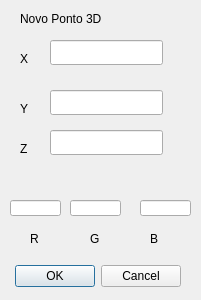
<?xml version="1.0" encoding="UTF-8"?>
<ui version="4.0">
 <class>Dialog</class>
 <widget class="QDialog" name="Dialog">
  <property name="geometry">
   <rect>
    <x>0</x>
    <y>0</y>
    <width>201</width>
    <height>300</height>
   </rect>
  </property>
  <property name="windowTitle">
   <string>Dialog</string>
  </property>
  <widget class="QDialogButtonBox" name="buttonBox">
   <property name="geometry">
    <rect>
     <x>10</x>
     <y>260</y>
     <width>171</width>
     <height>32</height>
    </rect>
   </property>
   <property name="orientation">
    <enum>Qt::Horizontal</enum>
   </property>
   <property name="standardButtons">
    <set>QDialogButtonBox::Cancel|QDialogButtonBox::Ok</set>
   </property>
  </widget>
  <widget class="QLabel" name="label_2">
   <property name="geometry">
    <rect>
     <x>20</x>
     <y>50</y>
     <width>16</width>
     <height>17</height>
    </rect>
   </property>
   <property name="text">
    <string>X</string>
   </property>
  </widget>
  <widget class="QLineEdit" name="gValue">
   <property name="geometry">
    <rect>
     <x>70</x>
     <y>200</y>
     <width>51</width>
     <height>16</height>
    </rect>
   </property>
  </widget>
  <widget class="QLabel" name="label_5">
   <property name="geometry">
    <rect>
     <x>90</x>
     <y>230</y>
     <width>21</width>
     <height>17</height>
    </rect>
   </property>
   <property name="text">
    <string>G</string>
   </property>
  </widget>
  <widget class="QLineEdit" name="xValue">
   <property name="geometry">
    <rect>
     <x>50</x>
     <y>40</y>
     <width>113</width>
     <height>25</height>
    </rect>
   </property>
  </widget>
  <widget class="QLabel" name="label">
   <property name="geometry">
    <rect>
     <x>20</x>
     <y>10</y>
     <width>91</width>
     <height>17</height>
    </rect>
   </property>
   <property name="text">
    <string>Novo Ponto 3D</string>
   </property>
  </widget>
  <widget class="QLineEdit" name="yValue">
   <property name="geometry">
    <rect>
     <x>50</x>
     <y>90</y>
     <width>113</width>
     <height>25</height>
    </rect>
   </property>
  </widget>
  <widget class="QLineEdit" name="bValue">
   <property name="geometry">
    <rect>
     <x>140</x>
     <y>200</y>
     <width>51</width>
     <height>16</height>
    </rect>
   </property>
  </widget>
  <widget class="QLabel" name="label_4">
   <property name="geometry">
    <rect>
     <x>30</x>
     <y>230</y>
     <width>16</width>
     <height>17</height>
    </rect>
   </property>
   <property name="text">
    <string>R</string>
   </property>
  </widget>
  <widget class="QLabel" name="label_3">
   <property name="geometry">
    <rect>
     <x>20</x>
     <y>100</y>
     <width>67</width>
     <height>17</height>
    </rect>
   </property>
   <property name="text">
    <string>Y</string>
   </property>
  </widget>
  <widget class="QLineEdit" name="rValue">
   <property name="geometry">
    <rect>
     <x>10</x>
     <y>200</y>
     <width>51</width>
     <height>16</height>
    </rect>
   </property>
  </widget>
  <widget class="QLabel" name="label_6">
   <property name="geometry">
    <rect>
     <x>150</x>
     <y>230</y>
     <width>67</width>
     <height>17</height>
    </rect>
   </property>
   <property name="text">
    <string>B</string>
   </property>
  </widget>
  <widget class="QLabel" name="label_7">
   <property name="geometry">
    <rect>
     <x>20</x>
     <y>140</y>
     <width>16</width>
     <height>17</height>
    </rect>
   </property>
   <property name="text">
    <string>Z</string>
   </property>
  </widget>
  <widget class="QLineEdit" name="zValue">
   <property name="geometry">
    <rect>
     <x>50</x>
     <y>130</y>
     <width>113</width>
     <height>25</height>
    </rect>
   </property>
  </widget>
 </widget>
 <resources/>
 <connections>
  <connection>
   <sender>buttonBox</sender>
   <signal>accepted()</signal>
   <receiver>Dialog</receiver>
   <slot>accept()</slot>
   <hints>
    <hint type="sourcelabel">
     <x>248</x>
     <y>254</y>
    </hint>
    <hint type="destinationlabel">
     <x>157</x>
     <y>274</y>
    </hint>
   </hints>
  </connection>
  <connection>
   <sender>buttonBox</sender>
   <signal>rejected()</signal>
   <receiver>Dialog</receiver>
   <slot>reject()</slot>
   <hints>
    <hint type="sourcelabel">
     <x>316</x>
     <y>260</y>
    </hint>
    <hint type="destinationlabel">
     <x>286</x>
     <y>274</y>
    </hint>
   </hints>
  </connection>
 </connections>
</ui>
